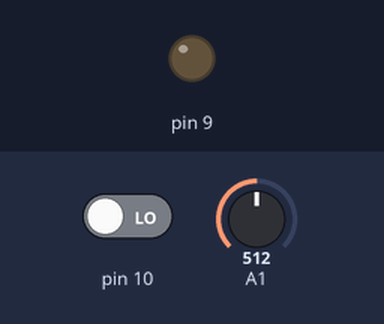
The sketch below on a simulated Arduino Uno, built with avr-gcc and run on an emulated ATmega328P. On the bench: output pins drawn as LEDs (lit = HIGH). The test bench sets the inputs (shaded band); at power-on: pin 10 LOW, A1 = 512.

Above: at 1.2 s.
1.3 s: pin 10 driven HIGH
At 2.2 s:
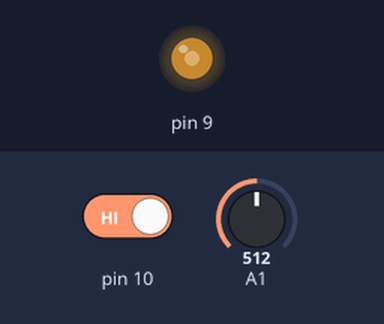
2.8 s: A1 set to 716
At 3.3 s:
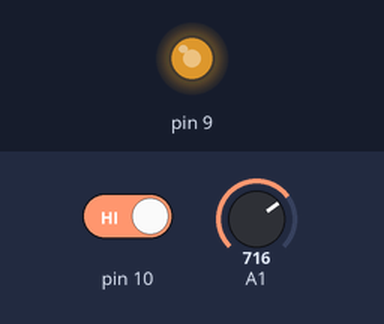
4.3 s: A1 set to 900
At 5.5 s:
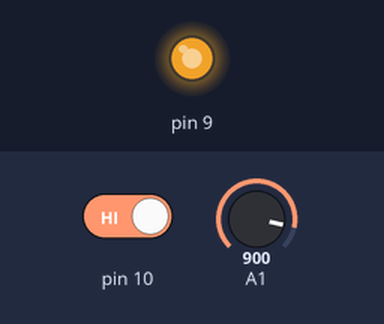
5.8 s: A1 set to 122
At 6.8 s:
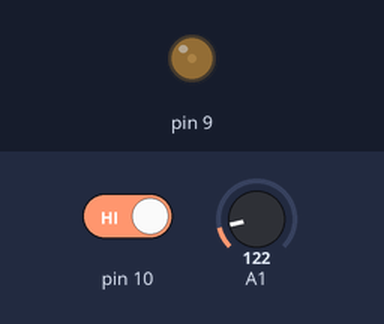
7.3 s: A1 set to 511
At 8.0 s:
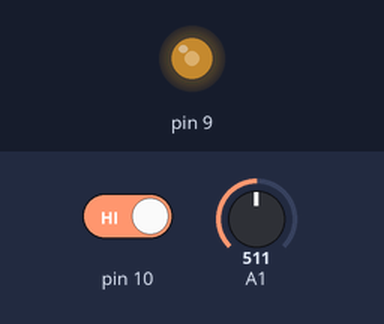
Timing chart, 0 to 9.8 s (numbered marks = the images above; inputs shaded):
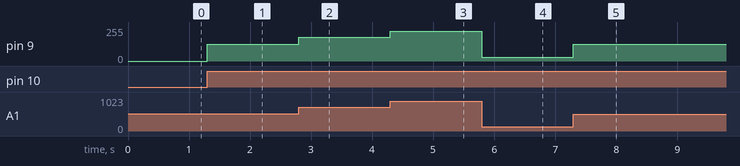

Measured:
- after the input at 1.3 s, pin 9: 0/255 → 127/255 at once
- after the input at 2.8 s, pin 9: 127/255 → 178/255 at once
- after the input at 4.3 s, pin 9: 178/255 → 224/255 at once
- after the input at 5.8 s, pin 9: 224/255 → 30/255 at once
- after the input at 7.3 s, pin 9: 30/255 → 127/255 at once

The sketch:

lab02.ino
```cpp
// 201533631 김도균

void setup() {
    pinMode(9, OUTPUT);
    pinMode(10, INPUT);
}

void loop() {
    static bool isTurnOn = false;
    static bool isButtonPushed = false;

    if(!isButtonPushed && digitalRead(10) == HIGH){
        isButtonPushed = true;
        isTurnOn = !isTurnOn;
    }

    if(digitalRead(10) == LOW) isButtonPushed = false;

    if(isTurnOn){
        analogWrite(9, map(analogRead(A1), 0, 1023, 0, 255));
    } else {
        analogWrite(9, 0);
    }

}
```
